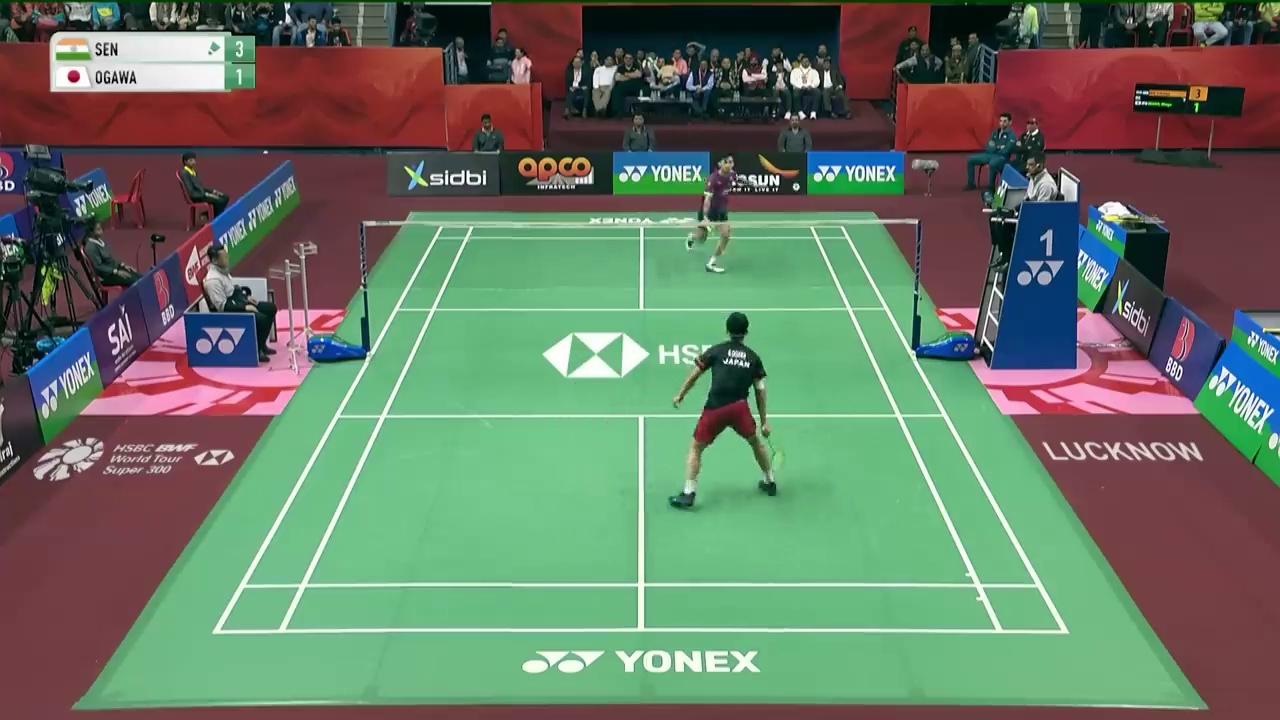
#> input picture outputs/calibration_frame.jpg, 1280 x 720 px
$ python court_transform.py
#> lines starting #> are read from the running program, lines starting #| are printed output that depends on the picture

import cv2
import numpy as np
import json

# Load our calibration frame and selected points
image = cv2.imread("outputs/calibration_frame.jpg")
#> image is the input picture: shape (720, 1280, 3); mean B, G, R 99.8, 119.1, 103.5

if image is None:
    raise SystemExit("Calibration image not found")

with open("outputs/court_points.json") as file:
#> (reads outputs/court_points.json from the repository)
    points = json.load(file)

# Pixel coordinates from the original image
image_points = np.float32(points)

# Known court coordinates, in metres
court_width = 6.10
court_length = 13.40
short_service_y = 6.70 - 1.98

court_points = np.float32([
    [0, 0],
    [court_width, 0],
    [court_width, short_service_y],
    [0, short_service_y],
])

# Calculate image-pixels -> court-metres transformation
H = cv2.getPerspectiveTransform(image_points, court_points)

print("Homography matrix:")
print(H)

# Test an additional court line not used for calibration
test_pixel = np.float32([[[640, 310]]])
test_court = cv2.perspectiveTransform(test_pixel, H)

x, y = test_court[0, 0]
print(f"\nTest point maps to: ({x:.2f}, {y:.2f}) metres")
print("Expected far short-service Y: 8.68 metres")

# Create an overhead court image
pixels_per_metre = 75
margin = 30

output_points = court_points.copy()

# Convert metres into output-image pixels
output_points[:, 0] = margin + court_points[:, 0] * pixels_per_metre

# Flip Y so the near baseline appears at the bottom
output_points[:, 1] = margin + (
    court_length - court_points[:, 1]
) * pixels_per_metre

# Image pixels -> overhead image pixels
H_image = cv2.getPerspectiveTransform(
    image_points, output_points
)

output_width = round(court_width * pixels_per_metre) + 2 * margin
output_height = round(court_length * pixels_per_metre) + 2 * margin

topdown = cv2.warpPerspective(
    image,
    H_image,
    (output_width, output_height)
)
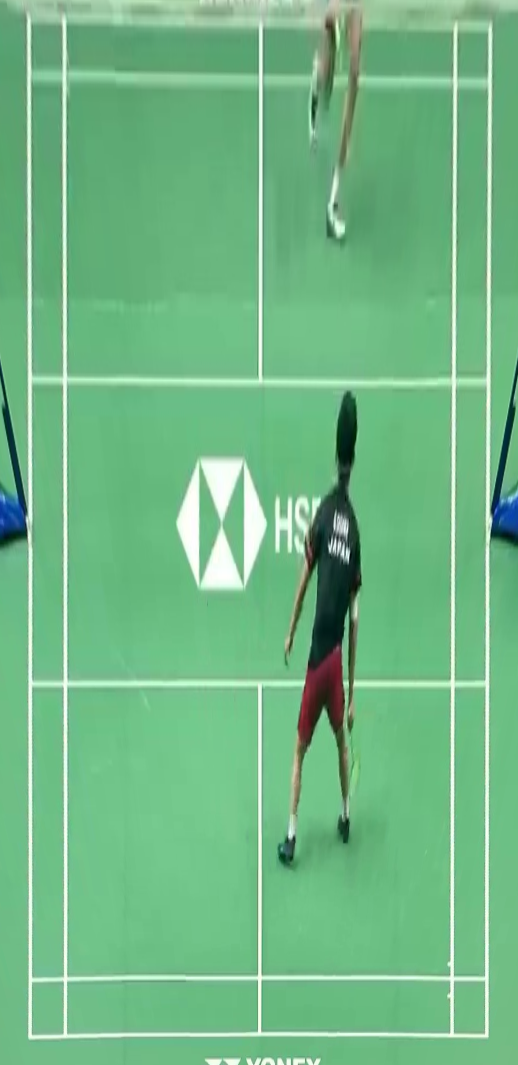
#> topdown: shape (1065, 518, 3); mean B, G, R 133.1, 183.7, 112.4

cv2.imwrite("outputs/court_topdown.jpg", topdown)

print("\nSaved outputs/court_topdown.jpg")
